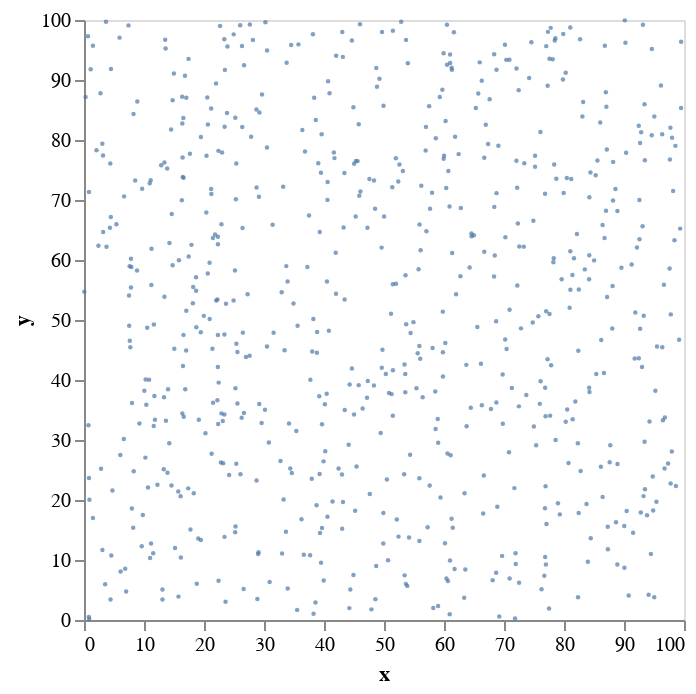

This figure's notebook cell:
### Markdown cell above
To remove those pesky lines we need to specify we want an X and Y axis without grid lines.

### Code cell
alt.Chart(df).mark_circle(size=5).encode(
    alt.X('x', axis=alt.Axis(grid=False)),
    alt.Y('y', axis=alt.Axis(grid=False)))

### Figure 1 — Vega-Lite specification as saved in the notebook (floating-point values rounded to 4 significant figures; data arrays with more than 128 entries replaced by an {"elided": "..."} marker saying what was removed)
{"config": {"view": {"continuousWidth": 300, "continuousHeight": 300}}, "data": {"name": "data-51578640c532d097b446131a14ee596f"}, "mark": {"type": "circle", "size": 5}, "encoding": {"x": {"axis": {"grid": false}, "field": "x", "type": "quantitative"}, "y": {"axis": {"grid": false}, "field": "y", "type": "quantitative"}}, "$schema": "https://vega.github.io/schema/vega-lite/v5.14.1.json", "datasets": {"data-51578640c532d097b446131a14ee596f": {"elided": "700 records"}}}
